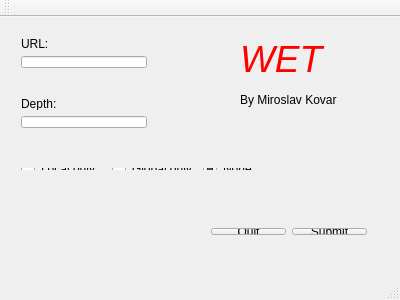
<?xml version="1.0" encoding="UTF-8"?>
<ui version="4.0">
 <class>MainWindow</class>
 <widget class="QMainWindow" name="MainWindow">
  <property name="geometry">
   <rect>
    <x>0</x>
    <y>0</y>
    <width>400</width>
    <height>300</height>
   </rect>
  </property>
  <property name="windowTitle">
   <string>MainWindow</string>
  </property>
  <widget class="QWidget" name="centralWidget">
   <widget class="QLabel" name="label_3">
    <property name="geometry">
     <rect>
      <x>240</x>
      <y>20</y>
      <width>131</width>
      <height>71</height>
     </rect>
    </property>
    <property name="text">
     <string>&lt;html&gt;&lt;head/&gt;&lt;body&gt;&lt;p&gt;&lt;span style=&quot; font-size:28pt; font-style:italic; color:#ff0000;&quot;&gt;WET&lt;/span&gt;&lt;/p&gt;&lt;p&gt;&lt;span style=&quot; color:#000000;&quot;&gt;By Miroslav Kovar&lt;/span&gt;&lt;/p&gt;&lt;/body&gt;&lt;/html&gt;</string>
    </property>
   </widget>
   <widget class="QWidget" name="layoutWidget">
    <property name="geometry">
     <rect>
      <x>10</x>
      <y>10</y>
      <width>148</width>
      <height>52</height>
     </rect>
    </property>
    <layout class="QVBoxLayout" name="verticalLayout">
     <item>
      <widget class="QLabel" name="label">
       <property name="text">
        <string>URL:</string>
       </property>
       <property name="buddy">
        <cstring>inURL</cstring>
       </property>
      </widget>
     </item>
     <item>
      <widget class="QLineEdit" name="inURL"/>
     </item>
    </layout>
   </widget>
   <widget class="QWidget" name="layoutWidget">
    <property name="geometry">
     <rect>
      <x>10</x>
      <y>70</y>
      <width>148</width>
      <height>52</height>
     </rect>
    </property>
    <layout class="QVBoxLayout" name="verticalLayout_2">
     <item>
      <widget class="QLabel" name="label_2">
       <property name="text">
        <string>Depth:</string>
       </property>
       <property name="buddy">
        <cstring>inDepth</cstring>
       </property>
      </widget>
     </item>
     <item>
      <widget class="QLineEdit" name="inDepth"/>
     </item>
    </layout>
   </widget>
   <widget class="QWidget" name="layoutWidget">
    <property name="geometry">
     <rect>
      <x>10</x>
      <y>140</y>
      <width>288</width>
      <height>24</height>
     </rect>
    </property>
    <layout class="QHBoxLayout" name="horizontalLayout">
     <item>
      <widget class="QRadioButton" name="inLO">
       <property name="text">
        <string>Local only</string>
       </property>
       <property name="checked">
        <bool>false</bool>
       </property>
      </widget>
     </item>
     <item>
      <widget class="QRadioButton" name="inGO">
       <property name="text">
        <string>Global only</string>
       </property>
      </widget>
     </item>
     <item>
      <widget class="QRadioButton" name="inNone">
       <property name="text">
        <string>None</string>
       </property>
       <property name="checked">
        <bool>true</bool>
       </property>
      </widget>
     </item>
    </layout>
   </widget>
   <widget class="QWidget" name="layoutWidget">
    <property name="geometry">
     <rect>
      <x>200</x>
      <y>200</y>
      <width>178</width>
      <height>29</height>
     </rect>
    </property>
    <layout class="QHBoxLayout" name="horizontalLayout_2">
     <item>
      <widget class="QPushButton" name="buttonCancel">
       <property name="text">
        <string>Quit</string>
       </property>
      </widget>
     </item>
     <item>
      <widget class="QPushButton" name="buttonOK">
       <property name="text">
        <string>Submit</string>
       </property>
      </widget>
     </item>
    </layout>
   </widget>
  </widget>
  <widget class="QMenuBar" name="menuBar">
   <property name="geometry">
    <rect>
     <x>0</x>
     <y>0</y>
     <width>400</width>
     <height>25</height>
    </rect>
   </property>
  </widget>
  <widget class="QToolBar" name="mainToolBar">
   <attribute name="toolBarArea">
    <enum>TopToolBarArea</enum>
   </attribute>
   <attribute name="toolBarBreak">
    <bool>false</bool>
   </attribute>
  </widget>
  <widget class="QStatusBar" name="statusBar"/>
 </widget>
 <layoutdefault spacing="6" margin="11"/>
 <tabstops>
  <tabstop>inURL</tabstop>
  <tabstop>inDepth</tabstop>
  <tabstop>inLO</tabstop>
  <tabstop>inGO</tabstop>
  <tabstop>inNone</tabstop>
  <tabstop>buttonOK</tabstop>
  <tabstop>buttonCancel</tabstop>
 </tabstops>
 <resources/>
 <connections>
  <connection>
   <sender>buttonCancel</sender>
   <signal>clicked()</signal>
   <receiver>MainWindow</receiver>
   <slot>close()</slot>
   <hints>
    <hint type="sourcelabel">
     <x>243</x>
     <y>249</y>
    </hint>
    <hint type="destinationlabel">
     <x>144</x>
     <y>224</y>
    </hint>
   </hints>
  </connection>
 </connections>
</ui>
